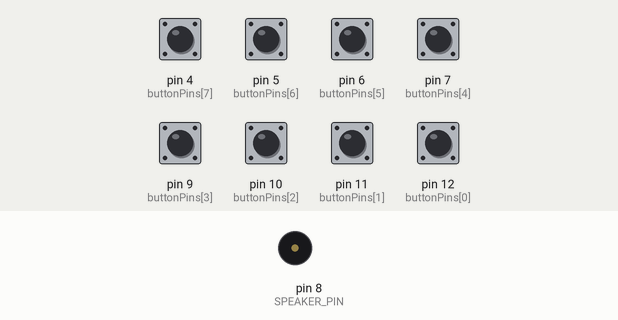
Simulated run of this sketch. Board: Arduino Uno, built with avr-gcc and run on an emulated ATmega328P. Parts: buzzer (waves = sounding). The inputs (shaded band) are chosen by the test bench; at power-on: pin 4 (buttonPins[7]), pin 5 (buttonPins[6]), pin 6 (buttonPins[5]), pin 7 (buttonPins[4]), pin 9 (buttonPins[3]), pin 10 (buttonPins[2]), pin 11 (buttonPins[1]), pin 12 (buttonPins[0]) HIGH.

Above: at 1.2 s.
1.3 s: pin 4 (buttonPins[7]) pulled LOW for 0.15 s
At 1.37 s:
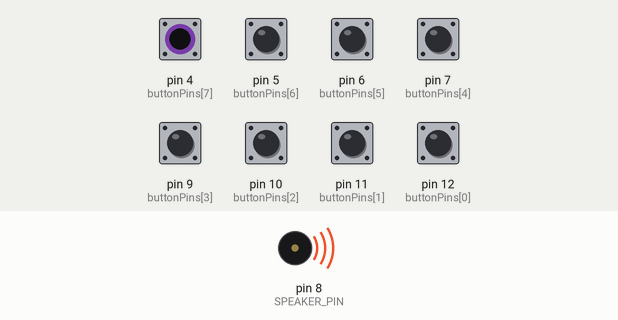
Timing chart, 0 to 4.3 s (numbered marks = the images above; inputs shaded):
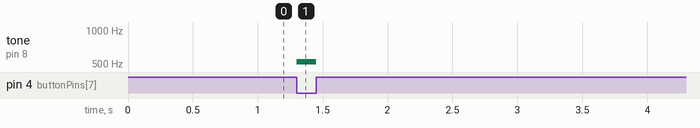

Measured:
- after the input at 1.3 s, tone on pin 8 (SPEAKER_PIN): silent → 523 Hz at once, → silent 0.15 s later

The sketch:

Piano.ino
```cpp
#include "pitches.h"

#define SPEAKER_PIN 8

const uint8_t buttonPins[] = { 12, 11, 10, 9, 7, 6, 5, 4 };
const int buttonTones[] = {
  NOTE_C4, NOTE_D4, NOTE_E4, NOTE_F4,
  NOTE_G4, NOTE_A4, NOTE_B4, NOTE_C5
};
const int numTones = sizeof(buttonPins) / sizeof(buttonPins[0]);

void setup() {
  for (uint8_t i = 0; i < numTones; i++) {
    pinMode(buttonPins[i], INPUT_PULLUP);
  }
  pinMode(SPEAKER_PIN, OUTPUT);
}

void loop() {
  int pitch = 0;
  for (uint8_t i = 0; i < numTones; i++) {
    if (digitalRead(buttonPins[i]) == LOW) {
      pitch = buttonTones[i];
    }
  }
  if (pitch) {
    tone(SPEAKER_PIN, pitch);
  } else {
    noTone(SPEAKER_PIN);
  }
}
```
